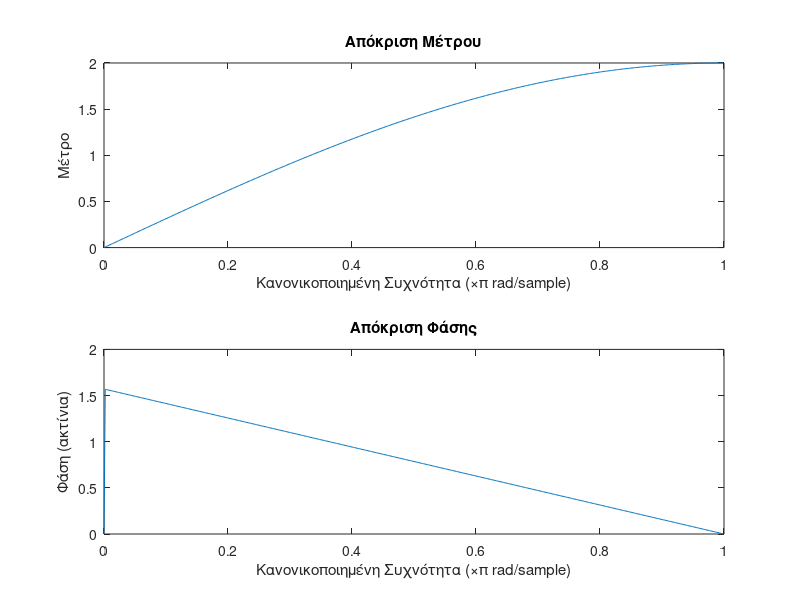
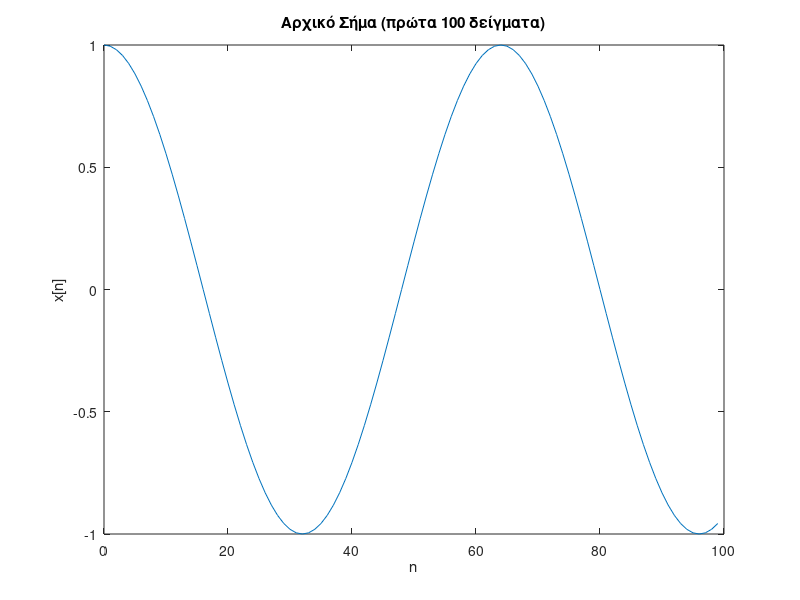
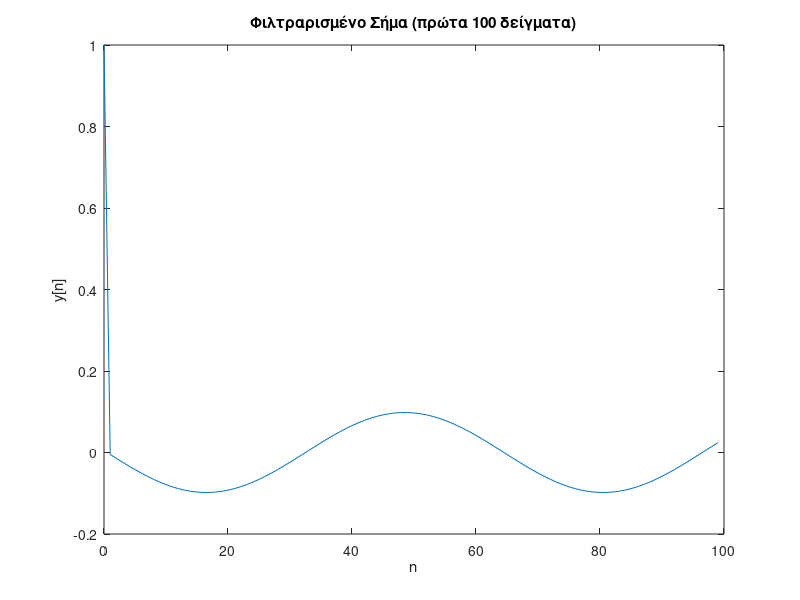

Reproduce these figures in MATLAB, in order. (Note: this script raises an error after producing the figures.)
clear; close all;

%% α)

% Ορισμός της κρουστικής απόκρισης του συστήματος
h = [1 -1];

% Υπολογισμός της απόκρισης συχνότητας
[H, w] = freqz(h, 1);
mr = abs(H);
pr = angle(H);

figure;
subplot(2,1,1);
plot(w/pi, mr);
title('Απόκριση Μέτρου');
xlabel('Κανονικοποιημένη Συχνότητα (\times\pi rad/sample)');
ylabel('Μέτρο');
subplot(2,1,2);
plot(w/pi, pr);
title('Απόκριση Φάσης');
xlabel('Κανονικοποιημένη Συχνότητα (\times\pi rad/sample)');
ylabel('Φάση (ακτίνια)');
saveas(gcf, 'frequency_response.png');

%% β) 

% Ορισμός του σήματος
n = 0:1000;
omega0 = pi/32;
x = cos(omega0 * n);

% Φιλτράρισμα του σήματος x(n) με τη χρήση της συνάρτησης filter
y = filter(h, 1, x);

figure;
plot(n(1:100), x(1:100));
title('Αρχικό Σήμα (πρώτα 100 δείγματα)');
xlabel('n');
ylabel('x[n]');
saveas(gcf, 'original_signal.png')

figure;
plot(n(1:100), y(1:100));
title('Φιλτραρισμένο Σήμα (πρώτα 100 δείγματα)');
xlabel('n');
ylabel('y[n]');
saveas(gcf, 'filtered_signal.png');

%% γ-δ)

I = imread('photo.jpg');

% Υπολογισμός της πρώτης παραγώγου κατά x
Ix = filter(h, 1, I);

figure;
imshow(Ix, []);
title('\partial I(x,y)/\partial x');
saveas(gcf, 'Ix.png');

% Υπολογισμός της πρώτης παραγώγου κατά y
Iy = filter(h, 1, I')';

figure;
imshow(Iy, []);
title('\partial I(x,y)/\partial y');
saveas(gcf, 'Iy.png');

% Υπολογισμός της δεύτερης παραγώγου κατά x
Ixx = filter(h, 1, Ix);

figure;
imshow(Ixx, []);
title('(\partial^2 I(x,y))/(\partial x^2)');
saveas(gcf, 'Ixx.png');

% Υπολογισμός της δεύτερης παραγώγου κατά y
Iyy = filter(h, 1, Iy')';

figure;
imshow(Iyy, []);
title('(\partial^2 I(x,y))/(\partial y^2)');
saveas(gcf, 'Iyy.png');

% Υπολογισμός της παραγώγου κατά x και y
Ixy = filter(h, 1, Iy);

figure;
imshow(Ixy, []);
title('(\partial^2 I(x,y))/(\partial x \partial y)');
saveas(gcf, 'Ixy.png');

% Υπολογισμός της παραγώγου κατά y και x
Iyx = filter(h, 1, Ix')';

figure;
imshow(Iyx, []);
title('(\partial^2 I(x,y))/(\partial y \partial x)');
saveas(gcf, 'Iyx.png');

%% ε)

% Καμπυλότητα
kappa = (Ixx .* Iy.^2 - 2 .* Ixy .* Ix .* Iy + Iyy .* Ix.^2) ./ (Ix.^2 + Iy.^2).^(3/2);

figure;
imshow(kappa, []);
title('Καμπυλότητα');
saveas(gcf, 'curvature.png');

% Διαφορά Διεύθυνσης
theta = atan2(Iy, Ix);

figure;
imshow(theta, []);
title('Διαφορά Διεύθυνσης');
saveas(gcf, 'gradient_direction_difference.png');

% Λαπλασιανή
LoG = Ixx + Iyy;

figure;
imshow(LoG, []);
title('Λαπλασιανή');
saveas(gcf, 'laplacian.png');

% Ευαισθησία σε Κλίση
H = Ixx .* Iyy - Ixy.^2;

figure;
imshow(H, []);
title('Ευαισθησία σε Κλίση');
saveas(gcf, 'hessian_determinant.png');

%% ε)

for N = [2, 10, 20]
    h2d = ones(2 * N + 1, 2 * N + 1) / (2 * N + 1)^2;
    
    % Εφαρμογή του φίλτρου στην εικόνα χρησιμοποιώντας τη συνάρτηση filter2
    I_filtered = filter2(h2d, I, 'same');
    
    figure;
    imshow(I_filtered, []);
    title(['Φιλτραρισμένη Εικόνα με N = ', num2str(N)]);
    saveas(gcf, ['filtered_image_N', num2str(N), '.png']);
end

%% ζ)

I_deg = imread('photo-deg.jpg');

for N = [2, 10, 20]
    h2d = ones(2 * N + 1, 2 * N + 1) / (2 * N + 1)^2;
    I_filtered = filter2(h2d, I_deg, 'same');
    
    figure;
    imshow(I_filtered, []);
    title(['Φιλτραρισμένη Εικόνα με N = ', num2str(N)]);
    saveas(gcf, ['filtered_image_deg_N', num2str(N), '.png']);
end

%% η)

for N = 1:6
    I_filtered = medfilt2(I_deg, [N N]);
    
    figure;
    imshow(I_filtered, []);
    title(['Φιλτραρισμένη Εικόνα με N = ', num2str(N)]);    
    saveas(gcf, ['median_filtered_image_N', num2str(N), '.png']);
end
